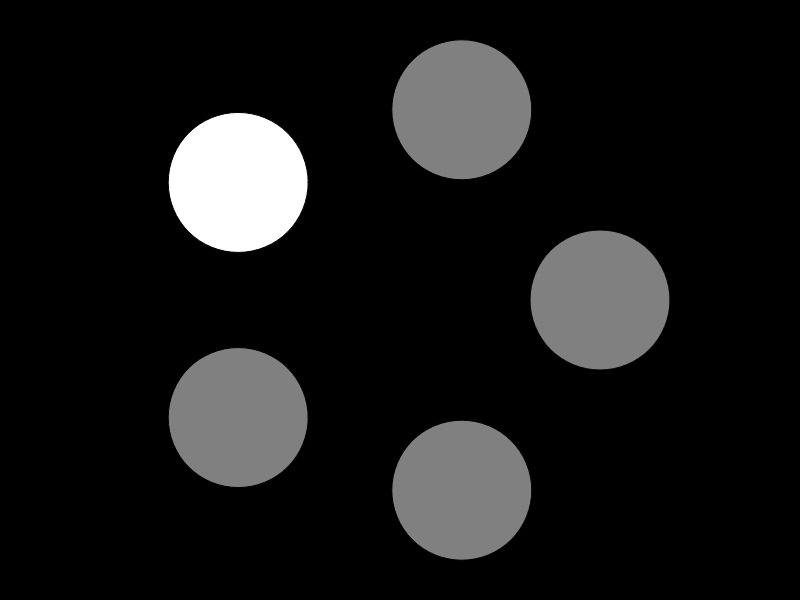
Frame 1 (no input)
Frame 60 (no input): identical to frame 1, image omitted
Frame 120 (the mouse pressed at the canvas centre since frame 60): identical to frame 1, image omitted

The p5.js sketch that drew this single still picture (run headless with seeded random() and noise() and a simulated clock; from frame 60 on, the mouse is pressed at the canvas centre):

// p5.js sketch
// ── sketch.js
let circles = [];
let whiteCircleIndex;
let clickCount = 0;

function setup() {
  createCanvas(800, 600);
  let radius = 200; // radius of the circle on which the circles will be placed
  for (let i = 0; i < 5; i++) {
    let angle = map(i, 0, 5, 0, TWO_PI); // map the index to an angle between 0 and 2*PI
    let x = width / 2 + radius * cos(angle); // calculate x coordinate
    let y = height / 2 + radius * sin(angle); // calculate y coordinate
    circles.push({
      x: x,
      y: y,
      r: 70,
      color: 'gray' // add color property
    });
  }
  whiteCircleIndex = floor(random(circles.length));
  circles[whiteCircleIndex].color = 'white'; // set the color of the white circle
}

function draw() {
  background(0);
  for (let i = 0; i < circles.length; i++) {
    fill(circles[i].color); // use the color property to set the color
    ellipse(circles[i].x, circles[i].y, circles[i].r * 2);
  }
}

function mousePressed() {
  let d = dist(mouseX, mouseY, circles[whiteCircleIndex].x, circles[whiteCircleIndex].y);
  if (d < circles[whiteCircleIndex].r) {
    clickCount++;
    if (clickCount === 4) {
      for (let i = 0; i < circles.length; i++) {
        circles[i].r = 50;
      }
    } else if (clickCount === 8) {
      for (let i = 0; i < circles.length; i++) {
        circles[i].r = 20;
      }
    } else if (clickCount === 12) {
      for (let i = 0; i < circles.length; i++) {
        circles[i].r = 40;
      }
      clickCount = 0; // reset the count after reaching 12
    }

    // Fill all the circles gray
    for (let i = 0; i < circles.length; i++) {
      circles[i].color = 'gray'; // update the color property
    }
    // Fill another circle white at random
    let newWhiteCircleIndex;
    do {
      newWhiteCircleIndex = floor(random(circles.length));
    } while (newWhiteCircleIndex === whiteCircleIndex);
    whiteCircleIndex = newWhiteCircleIndex;
    circles[whiteCircleIndex].color = 'white'; // update the color property
  }
}
// ── game2.html
<!DOCTYPE html>
<html lang="en">
<head>
    <meta charset="UTF-8">
    <meta name="viewport" content="width=device-width, initial-scale=1.0">
    <title>p5.js Game</title>
    <script src="https://cdnjs.cloudflare.com/ajax/libs/p5.js/1.4.0/p5.js"></script>
</head>
<body>
    <script src="sketch.js"></script>
</body>
</html>
